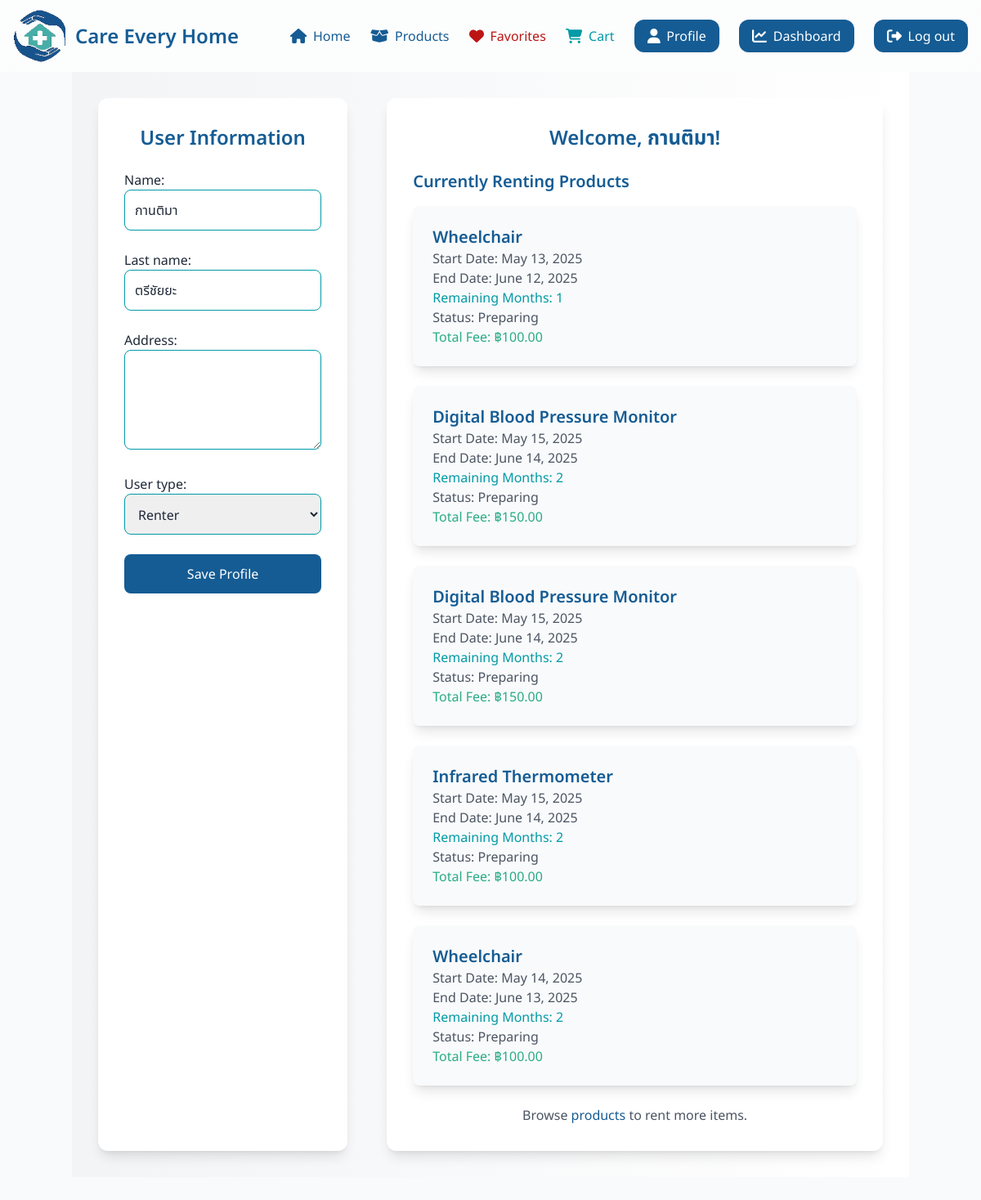
/profile/ (signed in), run on the app's committed database.
### myapp/models.py (models this page shows, shortened)
class UserProfile(models.Model):
    user = models.OneToOneField(User, on_delete=models.CASCADE)
    name = models.CharField(max_length=100, blank=True)
    last_name = models.CharField(max_length=100, blank=True)
    address = models.TextField(blank=True)
    user_type = models.CharField(max_length=10, choices=USER_TYPE_CHOICES, default='renter')

class Rental(models.Model):
    user = models.ForeignKey(User, on_delete=models.CASCADE)
    product = models.ForeignKey(Product, on_delete=models.CASCADE)
    start_date = models.DateField(default=now, null=True)
    rental_months = models.PositiveIntegerField(default=1, help_text="Number of months for rental (1-12)")
    total_fee = models.DecimalField(max_digits=10, decimal_places=2, default=0.00)
    status = models.CharField(max_length=20, choices=[
        ('preparing', 'Preparing'),
        ('ongoing', 'Ongoing'),
        ('returning', 'Returning'),
        ('returned', 'Returned'),
    ], default='preparing')
    created_at = models.DateTimeField(auto_now_add=True)
    last_payment_reminder = models.DateTimeField(null=True, blank=True)
    def get_end_date(self):
        if not self.start_date:
            return None
        days = self.rental_months * 30
        return self.start_date + timedelta(days=days)
    def remaining_months(self):
        if not self.start_date or self.status == 'returned':
            return 0
        today = now().date()
        end_date = self.get_end_date()
        if today >= end_date:
            return 0
        days_left = (end_date - today).days
        return max(1, (days_left + 29) // 30)

class Product(models.Model):
    name = models.CharField(max_length=255)
    description = models.TextField(blank=True)
    is_available = models.BooleanField(default=True)
    monthly_rate = models.DecimalField(max_digits=6, decimal_places=2)
    image = models.ImageField(upload_to='products/', blank=True, null=True)
    created_at = models.DateTimeField(auto_now_add=True)
    stock = models.PositiveIntegerField(default=0)
    category = models.ForeignKey(Category, on_delete=models.SET_NULL, null=True, blank=True)

### myapp/views.py (the view)
# urls.py: path('profile/', user_profile, name='user_profile'),
@login_required
def user_profile(request):
    user_profile, created = UserProfile.objects.get_or_create(user=request.user)
    if request.method == 'POST':
        profile_form = UserProfileForm(request.POST, instance=user_profile)
        if profile_form.is_valid():
            profile_form.save()
            messages.success(request, "Profile updated successfully.")
            return redirect('user_profile')
        if user_profile.user_type == 'donater':
            donation_form = DonationForm(request.POST, request.FILES)
            if donation_form.is_valid():
                donation = donation_form.save(commit=False)
                donation.user = request.user
                donation.save()
                messages.success(request, "Donation submitted successfully.")
                return redirect('user_profile')
        else:
            donation_form = DonationForm()
    else:
        profile_form = UserProfileForm(instance=user_profile)
        donation_form = DonationForm() if user_profile.user_type == 'donater' else None
    context = {
        'profile_form': profile_form,
        'donation_form': donation_form,
        'user_profile': user_profile,
        'rentals': Rental.objects.filter(user=request.user, status__in=['preparing', 'ongoing', 'returning']) if user_profile.user_type == 'renter' else [],
        'donations': Donation.objects.filter(user=request.user).order_by('-created_at') if user_profile.user_type == 'donater' else [],
    }
    return render(request, 'myapp/user.html', context)

### myapp/forms.py
class UserProfileForm(forms.ModelForm):
    class Meta:
        model = UserProfile
        fields = ['name', 'last_name', 'address', 'user_type']
        widgets = {
            'name': forms.TextInput(attrs={'class': 'w-full p-3 border border-[#009aa6] rounded-lg'}),
            'last_name': forms.TextInput(attrs={'class': 'w-full p-3 border border-[#009aa6] rounded-lg'}),
            'address': forms.Textarea(attrs={'rows': 4, 'class': 'w-full p-3 border border-[#009aa6] rounded-lg'}),
            'user_type': forms.Select(choices=USER_TYPE_CHOICES, attrs={'class': 'w-full p-3 border border-[#009aa6] rounded-lg'}),
        }

### myapp/templates/myapp/user.html (shortened to what this page needs)
{% extends 'myapp/base.html' %}
{% block content %}
<div class="container mx-auto p-8 flex flex-col md:flex-row gap-12 bg-gradient-to-r from-[#f3f4f6] to-[#ffffff]">
    <div class="w-full md:w-1/3 bg-white p-8 rounded-xl shadow-lg transition-all hover:shadow-2xl">
        <h2 class="text-2xl font-semibold mb-6 text-[#155c94] text-center">User Information</h2>
        <form method="POST" class="space-y-6">
            {{ profile_form.as_p }}
            <button type="submit" class="bg-[#155c94] hover:bg-[#003b6f] text-white px-8 py-3 rounded-lg transition-all duration-300 w-full">
                Save Profile
            </button>
        </form>
    </div>
    {% if user_profile.user_type == 'donater' %}
        <div class="w-full md:w-2/3 bg-white p-8 rounded-xl shadow-lg transition-all hover:shadow-2xl">
            <h2 class="text-2xl font-semibold mb-6 text-[#155c94] text-center">Donated Products</h2>
            {% if donations %}
                <ul class="space-y-6">
                    {% for donation in donations %}
                        <li class="bg-gray-50 p-6 rounded-lg shadow-lg hover:shadow-2xl transition-all">
                            <p class="text-[#155c94] text-xl font-semibold">{{ donation.product_name }}</p>
                            <p class="text-gray-600">{{ donation.description|truncatewords:30 }}</p>
                            <p class="text-[#009aa6]">Status: {% if donation.accepted %}Accepted{% else %}Pending{% endif %}</p>
                            <p class="text-gray-500">Submitted: {{ donation.created_at|date:"F d, Y" }}</p>
                        </li>
                    {% endfor %}
                </ul>
            {% else %}
                <p class="text-gray-600">You have not submitted any donations yet.</p>
            {% endif %}
        </div>
    {% else %}
        <div class="w-full md:w-2/3 bg-white p-8 rounded-xl shadow-lg transition-all hover:shadow-2xl">
            <h2 class="text-2xl font-semibold mb-6 text-[#155c94] text-center">Welcome, {{ user_profile.name }}!</h2>
            <h3 class="text-xl font-semibold mb-4 text-[#155c94]">Currently Renting Products</h3>
            {% if rentals %}
                <ul class="space-y-6">
                    {% for rental in rentals %}
                        {% if rental.status != 'returned' %}
                            <li class="bg-gray-50 p-6 rounded-lg shadow-lg hover:shadow-2xl transition-all">
                                <p class="text-[#155c94] text-xl font-semibold">{{ rental.product.name }}</p>
                                <p class="text-gray-600">Start Date: {{ rental.start_date }}</p>
                                <p class="text-gray-600">End Date: {{ rental.get_end_date|default:"Ongoing" }}</p>
                                <p class="text-[#009aa6]">Remaining Months: {{ rental.remaining_months }}</p>
                                <p class="text-gray-600">Status: {{ rental.get_status_display }}</p>
                                <p class="text-[#29AB87]">Total Fee: ฿{{ rental.total_fee }}</p>
                            </li>
                        {% endif %}
                    {% endfor %}
                </ul>
            {% else %}
                <p class="text-gray-600">You are not currently renting any products.</p>
            {% endif %}
            <p class="text-gray-600 mt-6 text-center">Browse <a href="{% url 'product_list' %}" class="text-[#155c94] hover:underline">products</a> to rent more items.</p>
        </div>
    {% endif %}
</div>
{% endblock %}

### myapp/templates/myapp/base.html (style rules this page uses)
body { font-family: 'Noto Sans', 'Noto Sans Thai', sans-serif; }

### data on the page
UserProfile: name "กานติมา", last_name "ตรีชัยยะ", user_type "Renter"
Rental: product.name "Wheelchair", start_date "May 13, 2025", get_end_date "June 12, 2025", remaining_months "1", status "Preparing", total_fee "100.00"
Rental: product.name "Digital Blood Pressure Monitor", start_date "May 15, 2025", get_end_date "June 14, 2025", remaining_months "2", status "Preparing", total_fee "150.00"
Rental: product.name "Digital Blood Pressure Monitor", start_date "May 15, 2025", get_end_date "June 14, 2025", remaining_months "2", status "Preparing", total_fee "150.00"
Rental: product.name "Infrared Thermometer", start_date "May 15, 2025", get_end_date "June 14, 2025", remaining_months "2", status "Preparing", total_fee "100.00"
Rental: product.name "Wheelchair", start_date "May 14, 2025", get_end_date "June 13, 2025", remaining_months "2", status "Preparing", total_fee "100.00"
